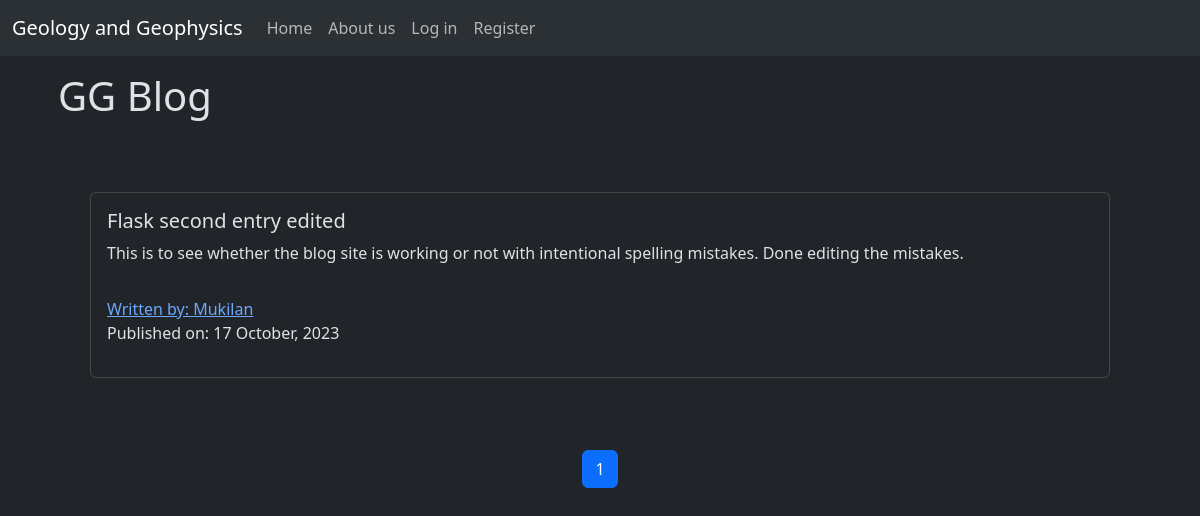
The page / on the database its author committed.
### project/models.py (models this page shows, shortened)
class BlogPost(db.Model):
    users = db.relationship(User)
    id = db.Column(db.Integer, primary_key=True)
    user_id = db.Column(db.Integer, db.ForeignKey("users.id"), nullable=False)
    date = db.Column(db.DateTime, nullable=False, default=datetime.utcnow)
    title = db.Column(db.String(100), nullable=False)
    text = db.Column(db.Text, nullable=False)

class User(db.Model, UserMixin):
    __tablename__ = "users"
    id = db.Column(db.Integer, primary_key=True)
    profile_picture = db.Column(
        db.String(50), nullable=False, default="default_profile.png"
    )
    email = db.Column(db.String(50), unique=True, index=True)
    username = db.Column(db.String(50), unique=True, index=True)
    roll = db.Column(db.String(20), unique=True, index=True)
    password_hashed = db.Column(db.String(128))
    posts = db.relationship("BlogPost", backref="author", lazy=True)

### project/core/views.py (the view)
@core.route("/")
def index():
    page = request.args.get("page", 1, type=int)
    blog_post = BlogPost.query.order_by(BlogPost.date.desc()).paginate(
        page=page, per_page=10
    )
    return render_template("index.html", blog_post=blog_post)

### project/templates/index.html
{% extends "base.html" %} {% block content %}
<div class="p-3">
  <h1>GG Blog</h1>
</div>
<div class="p-5">
  {% for post in blog_post.items %}
  <div class="card">
    <a
      href="{{url_for('blog_post.blog_posts', blog_post_id=post.id)}}"
      style="text-decoration: none; color: inherit"
    >
      <div class="card-body">
        <h5 class="card-title">{{post.title}}</h5>
        <p class="card-text">{{post.text}}</p>
      </div>
    </a>
    <div class="card-body">
      <a href="{{url_for('users.user_posts', username=post.author.username)}}"
        >Written by: {{post.author.username}}</a
      >
      <p>Published on: {{post.date.strftime('%d %B, %Y')}}</p>
    </div>
  </div>
  <br />
  {% endfor %}
</div>
<nav aria-label="Page navigation example">
  <ul class="pagination justify-content-center">
    {% for page_num in blog_post.iter_pages(left_edge=1, right_edge=1,
    left_current=1, right_current=2) %} {% if blog_post.page==page_num %}
    <li class="page-item active">
      <a class="page-link" href="{{url_for('core.index', page=page_num)}}"
        >{{page_num}}</a
      >
    </li>
    {% else %}
    <li class="page-item">
      <a class="page-link" href="{{url_for('core.index', page=page_num)}}"
        >{{page_num}}</a
      >
    </li>
    {% endif %} {% endfor %}
  </ul>
</nav>
{% endblock %}

### rows shown on the page
BlogPost: title "Flask second entry edited", text "This is to see whether the blog site is working or not with intentional spelling mistakes. Done editing the mistakes.", author.username "Mukilan", date "17 October, 2023"

### other values the page prints
{{ page_num }} "1"
